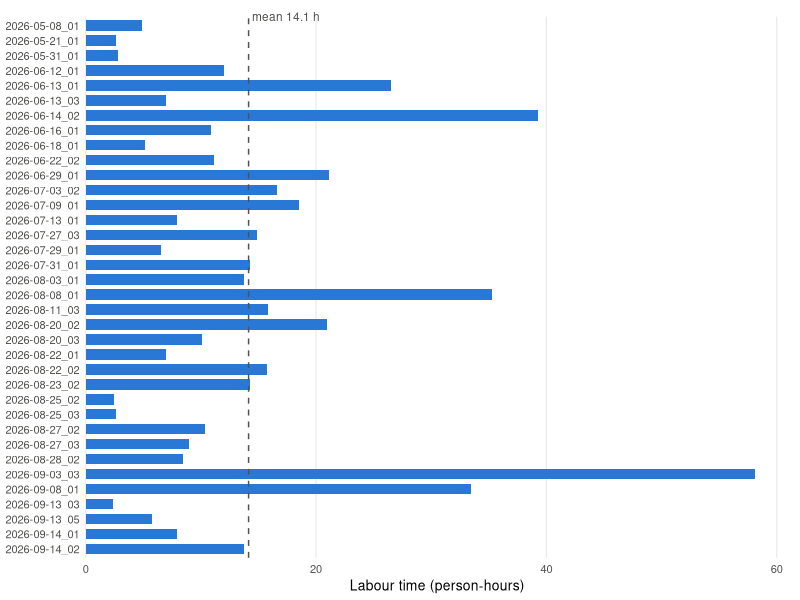

This chart was generated by the following R code:
## ---- chunk 1
#| label: setup
library(dplyr)
library(readr)
library(ggplot2)
library(knitr)

tasks <- read_csv("../../data/all_tasks.csv", show_col_types = FALSE)

fmt <- function(x, digits = 1) format(round(x, digits), nsmall = digits, big.mark = ",")

jobs <- tasks |>
  group_by(job_id) |>
  summarise(
    date = as.Date(substr(first(job_id), 1, 10)),
    n_workers = n_distinct(gulper_id),
    n_entries = n(),
    labour_h = sum(duration_seconds) / 3600,
    elapsed_h = as.numeric(max(entry_end_time) - min(entry_start_time)) / 3600,
    .groups = "drop"
  )

total_labour_h <- sum(jobs$labour_h)
total_elapsed_h <- sum(jobs$elapsed_h)
n_jobs <- nrow(jobs)
n_workers <- n_distinct(tasks$gulper_id)
n_entries <- nrow(tasks)

rest_h <- sum(tasks$duration_seconds[tasks$task == "Rest"]) / 3600
## ---- chunk 2
#| label: tbl-task
#| tbl-cap: "Labour time by main task, summed over all 36 jobs."
tasks |>
  group_by(Task = task) |>
  summarise(
    Entries = n(),
    `Person-hours` = sum(duration_seconds) / 3600,
    .groups = "drop"
  ) |>
  arrange(desc(`Person-hours`)) |>
  mutate(`Share (%)` = 100 * `Person-hours` / sum(`Person-hours`)) |>
  bind_rows(tibble(
    Task = "Total", Entries = n_entries,
    `Person-hours` = total_labour_h, `Share (%)` = 100
  )) |>
  kable(digits = 1, format.args = list(big.mark = ","))
## ---- chunk 3
#| label: fig-jobs
#| fig-cap: "Labour time (person-hours) per pit emptying job, ordered by date."
#| fig-width: 6.5
#| fig-height: 6
jobs |>
  mutate(job_id = factor(job_id, levels = rev(job_id))) |>
  ggplot(aes(x = labour_h, y = job_id)) +
  geom_col(fill = "#2a78d6", width = 0.7) +
  geom_vline(xintercept = mean(jobs$labour_h), linetype = "dashed", colour = "#52514e") +
  annotate("text", x = mean(jobs$labour_h), y = n_jobs + 0.6,
           label = paste0("mean ", fmt(mean(jobs$labour_h)), " h"),
           hjust = -0.05, size = 3, colour = "#52514e") +
  scale_x_continuous(expand = expansion(mult = c(0, 0.05))) +
  coord_cartesian(clip = "off") +
  labs(x = "Labour time (person-hours)", y = NULL) +
  theme_minimal(base_size = 10) +
  theme(
    panel.grid.major.y = element_blank(),
    panel.grid.minor = element_blank(),
    axis.text = element_text(colour = "#52514e"),
    plot.margin = margin(12, 8, 4, 4)
  )
## ---- chunk 4
#| label: tbl-jobs
#| tbl-cap: "Workers, labour time and elapsed time for each job."
jobs |>
  transmute(
    Job = job_id,
    Gulpers = n_workers,
    Entries = n_entries,
    `Labour (person-h)` = labour_h,
    `Elapsed (h)` = elapsed_h
  ) |>
  bind_rows(tibble(
    Job = "Total", Gulpers = n_workers, Entries = n_entries,
    `Labour (person-h)` = total_labour_h, `Elapsed (h)` = total_elapsed_h
  )) |>
  kable(digits = 1, format.args = list(big.mark = ","))
